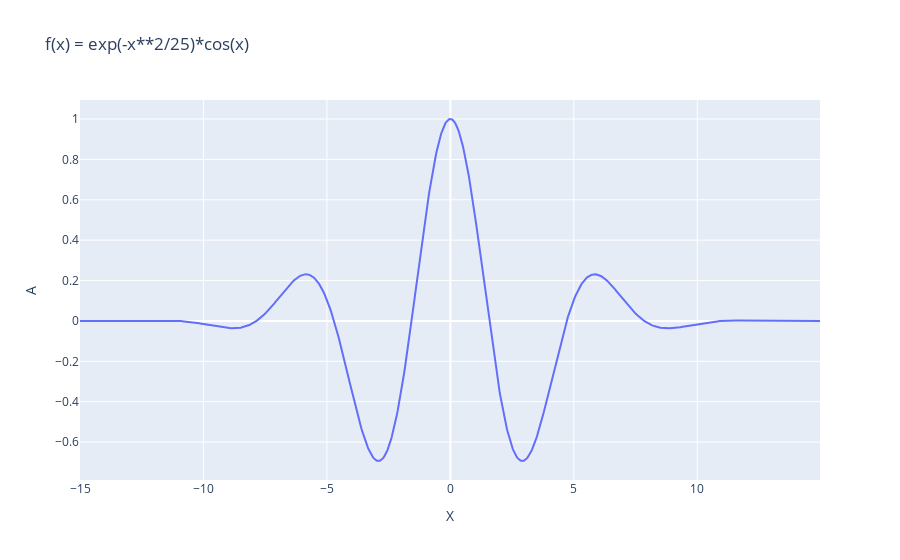

Source (notebook cell):
### Code cell
# plot A with plotly
import plotly.graph_objects as go
fig = go.Figure()
fig.add_trace(go.Scatter(x=X.real, y=u.real, mode='lines', name='real'))
# fig.add_trace(go.Scatter(x=X, y=A.imag, mode='lines', name='imag'))

# title
fig.update_layout(title=f'f(x) = {y}', xaxis_title='X', yaxis_title='A')
fig.show()

### Figure 1 — Plotly figure (JSON) as saved in the notebook; plotly's stock layout.template omitted (floating-point values rounded to 4 significant figures; data arrays with more than 128 entries replaced by an {"elided": "..."} marker saying what was removed)
{"data": [{"mode": "lines", "name": "real", "type": "scatter", "x": {"elided": "1024 float values"}, "y": {"elided": "1024 float values"}}], "layout": {"title": {"text": "f(x) = exp(-x**2/25)*cos(x)"}, "xaxis": {"title": {"text": "X"}}, "yaxis": {"title": {"text": "A"}}}}
